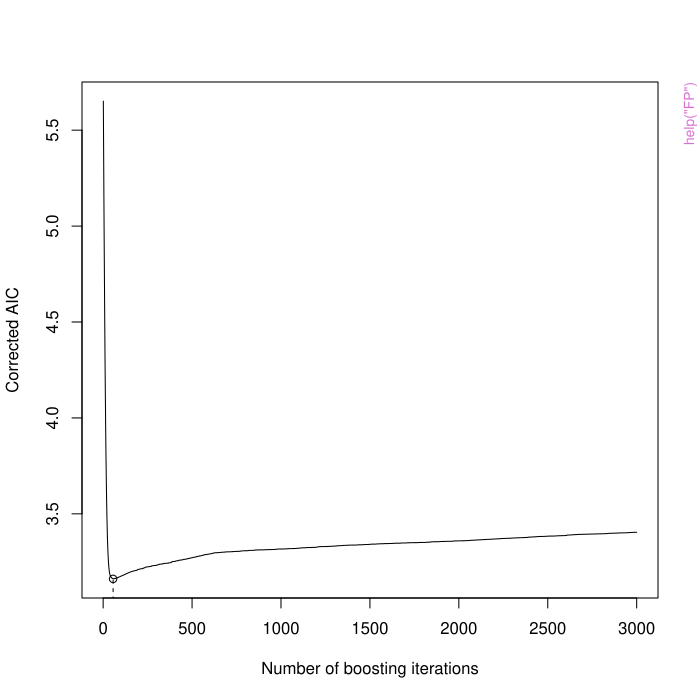

This figure's R source:
pkgname <- "mboost"
source(file.path(R.home("share"), "R", "examples-header.R"))
options(warn = 1)
library('mboost')

base::assign(".oldSearch", base::search(), pos = 'CheckExEnv')
base::assign(".old_wd", base::getwd(), pos = 'CheckExEnv')
cleanEx()
nameEx("FP")
### * FP

flush(stderr()); flush(stdout())

### Name: FP
### Title: Fractional Polynomials
### Aliases: FP
### Keywords: datagen

### ** Examples


    data("bodyfat", package = "TH.data")
    tbodyfat <- bodyfat

    ### map covariates into [1, 2]
    indep <- names(tbodyfat)[-2]
    tbodyfat[indep] <- lapply(bodyfat[indep], function(x) {
        x <- x - min(x)
        x / max(x) + 1
    })

    ### generate formula
    fpfm <- as.formula(paste("DEXfat ~ ",
        paste("FP(", indep, ", scaling = FALSE)", collapse = "+")))
    fpfm

    ### fit linear model
    bf_fp <- glmboost(fpfm, data = tbodyfat,
                      control = boost_control(mstop = 3000))

    ### when to stop
    mstop(aic <- AIC(bf_fp))
    plot(aic)

    ### coefficients
    cf <- coef(bf_fp[mstop(aic)])
    length(cf)
    cf[abs(cf) > 0]




cleanEx()
nameEx("Family")
### * Family

flush(stderr()); flush(stdout())

### Name: Family
### Title: Gradient Boosting Families
### Aliases: Family AdaExp Binomial GaussClass GaussReg Gaussian Huber
###   Laplace Poisson GammaReg CoxPH QuantReg ExpectReg NBinomial PropOdds
###   Weibull Loglog Lognormal AUC Gehan Hurdle Multinomial Cindex RCG
### Keywords: models

### ** Examples

### Define a new family
MyGaussian <- function(){
       Family(ngradient = function(y, f, w = 1) y - f,
       loss = function(y, f) (y - f)^2,
       name = "My Gauss Variant")
}
# Now use the new family
data(bodyfat, package = "TH.data")
mod <- mboost(DEXfat ~ ., data = bodyfat, family = MyGaussian())
# N.B. that the family needs to be called with empty brackets



### Multinomial logit model via a linear array model
## One needs to convert the data to a list
myiris <- as.list(iris)
## ... and define a dummy vector with one factor level less
## than the outcome, which is used as reference category.
myiris$class <- factor(levels(iris$Species)[-nlevels(iris$Species)])
## Now fit the linear array model
mlm <- mboost(Species ~ bols(Sepal.Length, df = 2) %O%
                        bols(class, df = 2, contrasts.arg = "contr.dummy"),
              data = myiris,
              family = Multinomial())
coef(mlm) ## one should use more boosting iterations.
head(round(pred <- predict(mlm, type = "response"), 2))

## Prediction with new data:
newdata <- as.list(iris[1,])
## One always needs to keep the dummy vector class as above!
newdata$class <- factor(levels(iris$Species)[-nlevels(iris$Species)])
pred2 <- predict(mlm, type = "response", newdata = newdata)
## check results
pred[1, ]
pred2









cleanEx()
nameEx("baselearners")
### * baselearners

flush(stderr()); flush(stdout())

### Name: baselearners
### Title: Base-learners for Gradient Boosting
### Aliases: baselearners baselearner base-learner bols bbs bspatial brad
###   bkernel brandom btree bmono bmrf buser bns bss %+% %X% %O%
### Keywords: models

### ** Examples


  set.seed(290875)

  n <- 100
  x1 <- rnorm(n)
  x2 <- rnorm(n) + 0.25 * x1
  x3 <- as.factor(sample(0:1, 100, replace = TRUE))
  x4 <- gl(4, 25)
  y <- 3 * sin(x1) + x2^2 + rnorm(n)
  weights <- drop(rmultinom(1, n, rep.int(1, n) / n))

  ### set up base-learners
  spline1 <- bbs(x1, knots = 20, df = 4)
  extract(spline1, "design")[1:10, 1:10]
  extract(spline1, "penalty")
  knots.x2 <- quantile(x2, c(0.25, 0.5, 0.75))
  spline2 <- bbs(x2, knots = knots.x2, df = 5)
  ols3 <- bols(x3)
  extract(ols3)
  ols4 <- bols(x4)

  ### compute base-models
  drop(ols3$dpp(weights)$fit(y)$model) ## same as:
  coef(lm(y ~ x3, weights = weights))

  drop(ols4$dpp(weights)$fit(y)$model) ## same as:
  coef(lm(y ~ x4, weights = weights))

  ### fit model, component-wise
  mod1 <- mboost_fit(list(spline1, spline2, ols3, ols4), y, weights)

  ### more convenient formula interface
  mod2 <- mboost(y ~ bbs(x1, knots = 20, df = 4) +
                     bbs(x2, knots = knots.x2, df = 5) +
                     bols(x3) + bols(x4), weights = weights)
  all.equal(coef(mod1), coef(mod2))


  ### grouped linear effects
  # center x1 and x2 first
  x1 <- scale(x1, center = TRUE, scale = FALSE)
  x2 <- scale(x2, center = TRUE, scale = FALSE)
  model <- gamboost(y ~ bols(x1, x2, intercept = FALSE) +
                        bols(x1, intercept = FALSE) +
                        bols(x2, intercept = FALSE),
                        control = boost_control(mstop = 50))
  coef(model, which = 1)   # one base-learner for x1 and x2
  coef(model, which = 2:3) # two separate base-learners for x1 and x2
                           # zero because they were (not yet) selected.

  ### example for bspatial
  x1 <- runif(250,-pi,pi)
  x2 <- runif(250,-pi,pi)

  y <- sin(x1) * sin(x2) + rnorm(250, sd = 0.4)

  spline3 <- bspatial(x1, x2, knots = 12)
  Xmat <- extract(spline3, "design")
  ## 12 inner knots + 4 boundary knots = 16 knots per direction
  ## THUS: 16 * 16 = 256 columns
  dim(Xmat)
  extract(spline3, "penalty")[1:10, 1:10]

  ## specify number of knots separately
  form1 <- y ~ bspatial(x1, x2, knots = list(x1 = 12, x2 = 14))

  ## decompose spatial effect into parametric part and
  ## deviation with one df
  form2 <- y ~ bols(x1) + bols(x2) + bols(x1, by = x2, intercept = FALSE) +
               bspatial(x1, x2, knots = 12, center = TRUE, df = 1)


  ## specify radial basis function base-learner for spatial effect
  ## and use data-adaptive effective range (theta = NULL, see 'args')
  form3 <- y ~ brad(x1, x2)
  ## Now use different settings, e.g. 50 knots and theta fixed to 0.4
  ## (not really a good setting)
  form4 <- y ~ brad(x1, x2, knots = 50, args = list(theta = 0.4))


  ### random intercept
  id <- factor(rep(1:10, each = 5))
  raneff <- brandom(id)
  extract(raneff, "design")
  extract(raneff, "penalty")

  ## random intercept with non-observed category
  set.seed(1907)
  y <- rnorm(50, mean = rep(rnorm(10), each = 5), sd = 0.1)
  plot(y ~ id)
  # category 10 not observed
  obs <- c(rep(1, 45), rep(0, 5))
  model <- gamboost(y ~ brandom(id), weights = obs)
  coef(model)
  fitted(model)[46:50] # just the grand mean as usual for
                       # random effects models


  ### random slope
  z <- runif(50)
  raneff <- brandom(id, by = z)
  extract(raneff, "design")
  extract(raneff, "penalty")

  ### specify simple interaction model (with main effect)
  n <- 210
  x <- rnorm(n)
  X <- model.matrix(~ x)
  z <- gl(3, n/3)
  Z <- model.matrix(~z)
  beta <- list(c(0,1), c(-3,4), c(2, -4))
  y <- rnorm(length(x), mean = (X * Z[,1]) %*% beta[[1]] +
                               (X * Z[,2]) %*% beta[[2]] +
                               (X * Z[,3]) %*% beta[[3]])
  plot(y ~ x, col = z)
  ## specify main effect and interaction
  mod_glm <- gamboost(y ~ bols(x) + bols(x, by = z),
                  control = boost_control(mstop = 100))
  nd <- data.frame(x, z)
  nd <- nd[order(x),]
  nd$pred_glm <- predict(mod_glm, newdata = nd)
  for (i in seq(along = levels(z)))
      with(nd[nd$z == i,], lines(x, pred_glm, col = z))
  mod_gam <- gamboost(y ~ bbs(x) + bbs(x, by = z, df = 8),
                      control = boost_control(mstop = 100))
  nd$pred_gam <- predict(mod_gam, newdata = nd)
  for (i in seq(along = levels(z)))
      with(nd[nd$z == i,], lines(x, pred_gam, col = z, lty = "dashed"))
  ### convenience function for plotting
  par(mfrow = c(1,3))
  plot(mod_gam)


  ### remove intercept from base-learner
  ### and add explicit intercept to the model
  tmpdata <- data.frame(x = 1:100, y = rnorm(1:100), int = rep(1, 100))
  mod <- gamboost(y ~ bols(int, intercept = FALSE) +
                      bols(x, intercept = FALSE),
                  data = tmpdata,
                  control = boost_control(mstop = 1000))
  cf <- unlist(coef(mod))
  ## add offset
  cf[1] <- cf[1] + mod$offset
  signif(cf, 3)
  signif(coef(lm(y ~ x, data = tmpdata)), 3)

  ### much quicker and better with (mean-) centering
  tmpdata$x_center <- tmpdata$x - mean(tmpdata$x)
  mod_center <- gamboost(y ~ bols(int, intercept = FALSE) +
                             bols(x_center, intercept = FALSE),
                         data = tmpdata,
                         control = boost_control(mstop = 100))
  cf_center <- unlist(coef(mod_center, which=1:2))
  ## due to the shift in x direction we need to subtract
  ## beta_1 * mean(x) to get the correct intercept
  cf_center[1] <- cf_center[1] + mod_center$offset -
                  cf_center[2] * mean(tmpdata$x)
  signif(cf_center, 3)
  signif(coef(lm(y ~ x, data = tmpdata)), 3)


  ### cyclic P-splines
  set.seed(781)
  x <- runif(200, 0,(2*pi))
  y <- rnorm(200, mean=sin(x), sd=0.2)
  newX <- seq(0,2*pi, length=100)
  ### model without cyclic constraints
  mod <- gamboost(y ~ bbs(x, knots = 20))
  ### model with cyclic constraints
  mod_cyclic <- gamboost(y ~ bbs(x, cyclic=TRUE, knots = 20,
                                 boundary.knots=c(0, 2*pi)))
  par(mfrow = c(1,2))
  plot(x,y, main="bbs (non-cyclic)", cex=0.5)
  lines(newX, sin(newX), lty="dotted")
  lines(newX + 2 * pi, sin(newX), lty="dashed")
  lines(newX, predict(mod, data.frame(x = newX)),
        col="red", lwd = 1.5)
  lines(newX + 2 * pi, predict(mod, data.frame(x = newX)),
        col="blue", lwd=1.5)
  plot(x,y, main="bbs (cyclic)", cex=0.5)
  lines(newX, sin(newX), lty="dotted")
  lines(newX + 2 * pi, sin(newX), lty="dashed")
  lines(newX, predict(mod_cyclic, data.frame(x = newX)),
        col="red", lwd = 1.5)
  lines(newX + 2 * pi, predict(mod_cyclic, data.frame(x = newX)),
        col="blue", lwd = 1.5)

  ### use buser() to mimic p-spline base-learner:
  set.seed(1907)
  x <- rnorm(100)
  y <- rnorm(100, mean = x^2, sd = 0.1)
  mod1 <- gamboost(y ~ bbs(x))
  ## now extract design and penalty matrix
  X <- extract(bbs(x), "design")
  K <- extract(bbs(x), "penalty")
  ## use X and K in buser()
  mod2 <- gamboost(y ~ buser(X, K))
  max(abs(predict(mod1) - predict(mod2)))  # same results

  ### use buser() to mimic penalized ordinal base-learner:
  z <- as.ordered(sample(1:3, 100, replace=TRUE))
  y <- rnorm(100, mean = as.numeric(z), sd = 0.1)
  X <- extract(bols(z))
  K <- extract(bols(z), "penalty")
  index <- extract(bols(z), "index")
  mod1 <- gamboost(y ~  buser(X, K, df = 1, index = index))
  mod2 <- gamboost(y ~  bols(z, df = 1))
  max(abs(predict(mod1) - predict(mod2)))  # same results

  ### kronecker product for matrix-valued responses
  data("volcano", package = "datasets")
  layout(matrix(1:2, ncol = 2))

  ## estimate mean of image treating image as matrix
  image(volcano, main = "data")
  x1 <- 1:nrow(volcano)
  x2 <- 1:ncol(volcano)

  vol <- as.vector(volcano)
  mod <- mboost(vol ~ bbs(x1, df = 3, knots = 10)%O%
                      bbs(x2, df = 3, knots = 10),
                      control = boost_control(nu = 0.25))
  mod[250]

  volf <- matrix(fitted(mod), nrow = nrow(volcano))
  image(volf, main = "fitted")


  ### setting contrasts via contrasts.arg
  x <- as.factor(sample(1:4, 100, replace = TRUE))

  ## compute base-learners with different reference categories
  BL1 <- bols(x, contrasts.arg = contr.treatment(4, base = 1)) # default
  BL2 <- bols(x, contrasts.arg = contr.treatment(4, base = 2))
  ## compute 'sum to zero contrasts' using character string
  BL3 <- bols(x, contrasts.arg = "contr.sum")

  ## extract model matrices to check if it works
  extract(BL1)
  extract(BL2)
  extract(BL3)

  ### setting contrasts using named lists in contrasts.arg
  x2 <- as.factor(sample(1:4, 100, replace = TRUE))

  BL4 <- bols(x, x2,
              contrasts.arg = list(x = contr.treatment(4, base = 2),
                                   x2 = "contr.helmert"))
  extract(BL4)

  ### using special contrast: "contr.dummy":
  BL5 <- bols(x, contrasts.arg = "contr.dummy")
  extract(BL5)



graphics::par(get("par.postscript", pos = 'CheckExEnv'))
cleanEx()
nameEx("blackboost")
### * blackboost

flush(stderr()); flush(stdout())

### Name: blackboost
### Title: Gradient Boosting with Regression Trees
### Aliases: blackboost
### Keywords: models regression

### ** Examples


### a simple two-dimensional example: cars data
cars.gb <- blackboost(dist ~ speed, data = cars,
                      control = boost_control(mstop = 50))
cars.gb

### plot fit
plot(dist ~ speed, data = cars)
lines(cars$speed, predict(cars.gb), col = "red")





cleanEx()
nameEx("boost_family-class")
### * boost_family-class

flush(stderr()); flush(stdout())

### Name: boost_family-class
### Title: Class "boost\_family": Gradient Boosting Family
### Aliases: boost_family-class show,boost_family-method
### Keywords: classes

### ** Examples


    Laplace()




cleanEx()
nameEx("confint")
### * confint

flush(stderr()); flush(stdout())

### Name: confint.mboost
### Title: Pointwise Bootstrap Confidence Intervals
### Aliases: confint.mboost confint.glmboost plot.mboost.ci lines.mboost.ci
###   print.glmboost.ci
### Keywords: methods

### ** Examples




cleanEx()
nameEx("cvrisk")
### * cvrisk

flush(stderr()); flush(stdout())

### Name: cvrisk
### Title: Cross-Validation
### Aliases: cvrisk cvrisk.mboost print.cvrisk plot.cvrisk cv
### Keywords: models regression

### ** Examples


  data("bodyfat", package = "TH.data")

  ### fit linear model to data
  model <- glmboost(DEXfat ~ ., data = bodyfat, center = TRUE)

  ### AIC-based selection of number of boosting iterations
  maic <- AIC(model)
  maic

  ### inspect coefficient path and AIC-based stopping criterion
  par(mai = par("mai") * c(1, 1, 1, 1.8))
  plot(model)
  abline(v = mstop(maic), col = "lightgray")

  ### 10-fold cross-validation
  cv10f <- cv(model.weights(model), type = "kfold")
  cvm <- cvrisk(model, folds = cv10f, papply = lapply)
  print(cvm)
  mstop(cvm)
  plot(cvm)

  ### 25 bootstrap iterations (manually)
  set.seed(290875)
  n <- nrow(bodyfat)
  bs25 <- rmultinom(25, n, rep(1, n)/n)
  cvm <- cvrisk(model, folds = bs25, papply = lapply)
  print(cvm)
  mstop(cvm)
  plot(cvm)

  ### same by default
  set.seed(290875)
  cvrisk(model, papply = lapply)

  ### 25 bootstrap iterations (using cv)
  set.seed(290875)
  bs25_2 <- cv(model.weights(model), type="bootstrap")
  all(bs25 == bs25_2)



### cvrisk in parallel modes:

## Not run: 
##D ## at least not automatically
##D 
##D ## parallel::mclapply() which is used here for parallelization only runs 
##D ## on unix systems (here we use 2 cores)
##D 
##D     cvrisk(model, mc.cores = 2)
##D 
##D ## infrastructure needs to be set up in advance
##D 
##D     cl <- makeCluster(25) # e.g. to run cvrisk on 25 nodes via PVM
##D     myApply <- function(X, FUN, ...) {
##D       myFun <- function(...) {
##D           library("mboost") # load mboost on nodes
##D           FUN(...)
##D       }
##D       ## further set up steps as required
##D       parLapply(cl = cl, X, myFun, ...)
##D     }
##D     cvrisk(model, papply = myApply)
##D     stopCluster(cl)
## End(Not run)




graphics::par(get("par.postscript", pos = 'CheckExEnv'))
cleanEx()
nameEx("gamboost")
### * gamboost

flush(stderr()); flush(stdout())

### Name: mboost
### Title: Gradient Boosting for Additive Models
### Aliases: mboost gamboost
### Keywords: models nonlinear

### ** Examples


    ### a simple two-dimensional example: cars data
    cars.gb <- gamboost(dist ~ speed, data = cars, dfbase = 4,
                        control = boost_control(mstop = 50))
    cars.gb
    AIC(cars.gb, method = "corrected")

    ### plot fit for mstop = 1, ..., 50
    plot(dist ~ speed, data = cars)
    tmp <- sapply(1:mstop(AIC(cars.gb)), function(i)
        lines(cars$speed, predict(cars.gb[i]), col = "red"))
    lines(cars$speed, predict(smooth.spline(cars$speed, cars$dist),
                              cars$speed)$y, col = "green")

    ### artificial example: sinus transformation
    x <- sort(runif(100)) * 10
    y <- sin(x) + rnorm(length(x), sd = 0.25)
    plot(x, y)
    ### linear model
    lines(x, fitted(lm(y ~ sin(x) - 1)), col = "red")
    ### GAM
    lines(x, fitted(gamboost(y ~ x,
                    control = boost_control(mstop = 500))),
          col = "green")




cleanEx()
nameEx("glmboost")
### * glmboost

flush(stderr()); flush(stdout())

### Name: glmboost
### Title: Gradient Boosting with Component-wise Linear Models
### Aliases: glmboost glmboost.formula glmboost.matrix glmboost.default
### Keywords: models regression

### ** Examples


    ### a simple two-dimensional example: cars data
    cars.gb <- glmboost(dist ~ speed, data = cars,
                        control = boost_control(mstop = 2000),
                        center = FALSE)
    cars.gb

    ### coefficients should coincide
    cf <- coef(cars.gb, off2int = TRUE)     ## add offset to intercept
    coef(cars.gb) + c(cars.gb$offset, 0)    ## add offset to intercept (by hand)
    signif(cf, 3)
    signif(coef(lm(dist ~ speed, data = cars)), 3)
    ## almost converged. With higher mstop the results get even better

    ### now we center the design matrix for
    ### much quicker "convergence"
    cars.gb_centered <- glmboost(dist ~ speed, data = cars,
                                 control = boost_control(mstop = 2000),
                                 center = TRUE)

    ## plot coefficient paths of glmboost
    par(mfrow=c(1,2), mai = par("mai") * c(1, 1, 1, 2.5))
    plot(cars.gb, main = "without centering")
    plot(cars.gb_centered, main = "with centering")

    ### alternative loss function: absolute loss
    cars.gbl <- glmboost(dist ~ speed, data = cars,
                         control = boost_control(mstop = 1000),
                         family = Laplace())
    cars.gbl
    coef(cars.gbl, off2int = TRUE)

    ### plot fit
    par(mfrow = c(1,1))
    plot(dist ~ speed, data = cars)
    lines(cars$speed, predict(cars.gb), col = "red")     ## quadratic loss
    lines(cars$speed, predict(cars.gbl), col = "green")  ## absolute loss

    ### Huber loss with adaptive choice of delta
    cars.gbh <- glmboost(dist ~ speed, data = cars,
                         control = boost_control(mstop = 1000),
                         family = Huber())

    lines(cars$speed, predict(cars.gbh), col = "blue")   ## Huber loss
    legend("topleft", col = c("red", "green", "blue"), lty = 1,
           legend = c("Gaussian", "Laplace", "Huber"), bty = "n")

    ### sparse high-dimensional example that makes use of the matrix
    ### interface of glmboost and uses the matrix representation from
    ### package Matrix
    library("Matrix")
    n <- 100
    p <- 10000
    ptrue <- 10
    X <- Matrix(0, nrow = n, ncol = p)
    X[sample(1:(n * p), floor(n * p / 20))] <- runif(floor(n * p / 20))
    beta <- numeric(p)
    beta[sample(1:p, ptrue)] <- 10
    y <- drop(X %*% beta + rnorm(n, sd = 0.1))
    mod <- glmboost(y = y, x = X, center = TRUE) ### mstop needs tuning
    coef(mod, which = which(beta > 0))




graphics::par(get("par.postscript", pos = 'CheckExEnv'))
cleanEx()
nameEx("mboost_fit")
### * mboost_fit

flush(stderr()); flush(stdout())

### Name: mboost_fit
### Title: Model-based Gradient Boosting
### Aliases: mboost_fit
### Keywords: models nonlinear

### ** Examples

  data("bodyfat", package = "TH.data")

  ### formula interface: additive Gaussian model with
  ### a non-linear step-function in `age', a linear function in `waistcirc'
  ### and a smooth non-linear smooth function in `hipcirc'
  mod <- mboost(DEXfat ~ btree(age) + bols(waistcirc) + bbs(hipcirc),
                data = bodyfat)
  layout(matrix(1:6, nc = 3, byrow = TRUE))
  plot(mod, main = "formula")

  ### the same
  with(bodyfat,
       mod <- mboost_fit(list(btree(age), bols(waistcirc), bbs(hipcirc)),
                         response = DEXfat))
  plot(mod, main = "base-learner")



cleanEx()
nameEx("mboost_package")
### * mboost_package

flush(stderr()); flush(stdout())

### Name: mboost-package
### Title: mboost: Model-Based Boosting
### Aliases: mboost-package mboost_package package_mboost package-mboost
### Keywords: package smooth nonparametric models

### ** Examples




cleanEx()
nameEx("methods")
### * methods

flush(stderr()); flush(stdout())

### Name: methods
### Title: Methods for Gradient Boosting Objects
### Aliases: mboost_methods print.glmboost print.mboost summary.mboost
###   coef.mboost coef.glmboost [.mboost AIC.mboost mstop mstop.gbAIC
###   mstop.mboost mstop.cvrisk mstop<- predict.mboost predict.gamboost
###   predict.blackboost predict.glmboost fitted.mboost residuals.mboost
###   resid.mboost variable.names.glmboost variable.names.mboost risk
###   risk.mboost extract extract.mboost extract.gamboost extract.glmboost
###   extract.blackboost extract.blg extract.bl_lin extract.bl_tree
###   logLik.mboost hatvalues.gamboost hatvalues.glmboost selected
###   selected.mboost nuisance nuisance.mboost downstream.test
### Keywords: methods

### ** Examples


  ### a simple two-dimensional example: cars data
  cars.gb <- glmboost(dist ~ speed, data = cars,
                      control = boost_control(mstop = 2000),
                      center = FALSE)
  cars.gb

  ### initial number of boosting iterations
  mstop(cars.gb)

  ### AIC criterion
  aic <- AIC(cars.gb, method = "corrected")
  aic

  ### extract coefficients for glmboost
  coef(cars.gb)
  coef(cars.gb, off2int = TRUE)        # offset added to intercept
  coef(lm(dist ~ speed, data = cars))  # directly comparable

  cars.gb_centered <- glmboost(dist ~ speed, data = cars,
                               center = TRUE)
  selected(cars.gb_centered)           # intercept never selected
  coef(cars.gb_centered)               # intercept implicitly estimated
                                       # and thus returned
  ## intercept is internally corrected for mean-centering
  - mean(cars$speed) * coef(cars.gb_centered, which="speed") # = intercept
  # not asked for intercept thus not returned
  coef(cars.gb_centered, which="speed")
  # explicitly asked for intercept
  coef(cars.gb_centered, which=c("Intercept", "speed"))

  ### enhance or restrict model
  cars.gb <- gamboost(dist ~ speed, data = cars,
                      control = boost_control(mstop = 100, trace = TRUE))
  cars.gb[10]
  cars.gb[100, return = FALSE] # no refitting required
  cars.gb[150, return = FALSE] # only iterations 101 to 150
                               # are newly fitted

  ### coefficients for optimal number of boosting iterations
  coef(cars.gb[mstop(aic)])
  plot(cars$dist, predict(cars.gb[mstop(aic)]),
       ylim = range(cars$dist))
  abline(a = 0, b = 1)

  ### example for extraction of coefficients
  set.seed(1907)
  n <- 100
  x1 <- rnorm(n)
  x2 <- rnorm(n)
  x3 <- rnorm(n)
  x4 <- rnorm(n)
  int <- rep(1, n)
  y <- 3 * x1^2 - 0.5 * x2 + rnorm(n, sd = 0.1)
  data <- data.frame(y = y, int = int, x1 = x1, x2 = x2, x3 = x3, x4 = x4)

  model <- gamboost(y ~ bols(int, intercept = FALSE) +
                        bbs(x1, center = TRUE, df = 1) +
                        bols(x1, intercept = FALSE) +
                        bols(x2, intercept = FALSE) +
                        bols(x3, intercept = FALSE) +
                        bols(x4, intercept = FALSE),
                    data = data, control = boost_control(mstop = 500))

  coef(model) # standard output (only selected base-learners)
  coef(model,
       which = 1:length(variable.names(model))) # all base-learners
  coef(model, which = "x1") # shows all base-learners for x1

  cf1 <- coef(model, which = c(1,3,4), aggregate = "cumsum")
  tmp <- sapply(cf1, function(x) x)
  matplot(tmp, type = "l", main = "Coefficient Paths")

  cf1_all <- coef(model, aggregate = "cumsum")
  cf1_all <- lapply(cf1_all, function(x) x[, ncol(x)]) # last element
  ## same as coef(model)

  cf2 <- coef(model, aggregate = "none")
  cf2 <- lapply(cf2, rowSums) # same as coef(model)

  ### example continued for extraction of predictions

  yhat <- predict(model) # standard prediction; here same as fitted(model)
  p1 <- predict(model, which = "x1") # marginal effects of x1
  orderX <- order(data$x1)
  ## rowSums needed as p1 is a matrix
  plot(data$x1[orderX], rowSums(p1)[orderX], type = "b")

  ## better: predictions on a equidistant grid
  new_data <- data.frame(x1 = seq(min(data$x1), max(data$x1), length = 100))
  p2 <- predict(model, newdata = new_data, which = "x1")
  lines(new_data$x1, rowSums(p2), col = "red")

  ### extraction of model characteristics
  extract(model, which = "x1")  # design matrices for x1
  extract(model, what = "penalty", which = "x1") # penalty matrices for x1
  extract(model, what = "lambda", which = "x1") # df and corresponding lambda for x1
       ## note that bols(x1, intercept = FALSE) is unpenalized

  extract(model, what = "bnames")  ## name of complete base-learner
  extract(model, what = "variable.names") ## only variable names
  variable.names(model)            ## the same

  ### extract from base-learners
  extract(bbs(x1), what = "design")
  extract(bbs(x1), what = "penalty")
  ## weights and lambda can only be extracted after using dpp
  weights <- rep(1, length(x1))
  extract(bbs(x1)$dpp(weights), what = "lambda")



cleanEx()
nameEx("plot")
### * plot

flush(stderr()); flush(stdout())

### Name: plot
### Title: Plot effect estimates of boosting models
### Aliases: plot plot.glmboost plot.mboost lines.mboost
### Keywords: methods

### ** Examples


### a simple example: cars data with one random variable
set.seed(1234)
cars$z <- rnorm(50)

########################################
## Plot linear models
########################################

## fit a linear model
cars.lm <- glmboost(dist ~ speed + z, data = cars)

## plot coefficient paths of glmboost
par(mfrow = c(3, 1), mar = c(4, 4, 4, 8))
plot(cars.lm,
     main = "Coefficient paths (offset not included)")
plot(cars.lm, off2int = TRUE,
     main = "Coefficient paths (offset included in intercept)")

## plot coefficient paths only for the first 15 steps,
## i.e., bevore z is selected
mstop(cars.lm) <- 15
plot(cars.lm, off2int = TRUE, main = "z is not yet selected")


########################################
## Plot additive models; basics
########################################

## fit an additive model
cars.gam <- gamboost(dist ~ speed + z, data = cars)

## plot effects
par(mfrow = c(1, 2), mar = c(4, 4, 0.1, 0.1))
plot(cars.gam)

## use same y-lims
plot(cars.gam, ylim = c(-50, 50))

## plot only the effect of speed
plot(cars.gam, which = "speed")
## as partial matching is used we could also use
plot(cars.gam, which = "sp")


########################################
## More complex plots
########################################

## Let us use more boosting iterations and compare the effects.

## We change the plot type and plot both effects in one figure:
par(mfrow = c(1, 1), mar = c(4, 4, 4, 0.1))
mstop(cars.gam) <- 100
plot(cars.gam, which = 1, col = "red", type = "l", rug = FALSE,
     main = "Compare effect for various models")

## Now the same model with 1000 iterations
mstop(cars.gam) <- 1000
lines(cars.gam, which = 1, col = "grey", lty = "dotted")

## There are some gaps in the data. Use newdata to get a smoother curve:
newdata <- data.frame(speed = seq(min(cars$speed), max(cars$speed),
                                  length = 200))
lines(cars.gam, which = 1, col = "grey", lty = "dashed",
      newdata = newdata)

## The model with 1000 steps seems to overfit the data.
## Usually one should use e.g. cross-validation to tune the model.

## Finally we refit the model using linear effects as comparison
cars.glm <- gamboost(dist ~ speed + z, baselearner = bols, data = cars)
lines(cars.glm, which = 1, col = "black")
## We see that all effects are more or less linear.

## Add a legend
legend("topleft", title = "Model",
       legend = c("... with mstop = 100", "... with mstop = 1000",
         "... with linear effects"),
       lty = c("solid", "dashed", "solid"),
       col = c("red", "grey", "black"))




graphics::par(get("par.postscript", pos = 'CheckExEnv'))
cleanEx()
nameEx("stabsel")
### * stabsel

flush(stderr()); flush(stdout())

### Name: stabsel
### Title: Stability Selection
### Aliases: stabsel stabsel.mboost stabsel_parameters.mboost
### Keywords: nonparametric

### ** Examples

  ## make data set available
  data("bodyfat", package = "TH.data")
  ## set seed
  set.seed(1234)

  ### low-dimensional example
  mod <- glmboost(DEXfat ~ ., data = bodyfat)

  ## compute cutoff ahead of running stabsel to see if it is a sensible
  ## parameter choice.
  ##   p = ncol(bodyfat) - 1 (= Outcome) + 1 ( = Intercept)
  stabsel_parameters(q = 3, PFER = 1, p = ncol(bodyfat) - 1 + 1,
                     sampling.type = "MB")
  ## the same:
  stabsel(mod, q = 3, PFER = 1, sampling.type = "MB", eval = FALSE)




cleanEx()
nameEx("survFit")
### * survFit

flush(stderr()); flush(stdout())

### Name: survFit
### Title: Survival Curves for a Cox Proportional Hazards Model
### Aliases: survFit survFit.mboost plot.survFit

### ** Examples


library("survival")
data("ovarian", package = "survival")

fm <- Surv(futime,fustat) ~ age + resid.ds + rx + ecog.ps
fit <- glmboost(fm, data = ovarian, family = CoxPH(),
    control=boost_control(mstop = 500))

S1 <- survFit(fit)
S1
newdata <- ovarian[c(1,3,12),]
S2 <- survFit(fit, newdata = newdata)
S2

plot(S1)



cleanEx()
nameEx("varimp")
### * varimp

flush(stderr()); flush(stdout())

### Name: varimp
### Title: Variable Importance
### Aliases: varimp varimp.mboost plot.varimp as.data.frame.varimp

### ** Examples


data(iris)
### glmboost with multiple variables and intercept
iris$setosa <- factor(iris$Species == "setosa")
iris_glm <- glmboost(setosa ~ 1 + Sepal.Width + Sepal.Length + Petal.Width +
                         Petal.Length,
                     data = iris, control = boost_control(mstop = 50), 
                     family = Binomial(link = c("logit")))
varimp(iris_glm)
### importance plot with four bars only
plot(varimp(iris_glm), nbars = 4)

### gamboost with multiple variables
iris_gam <- gamboost(Sepal.Width ~ 
                         bols(Sepal.Length, by = setosa) +
                         bbs(Sepal.Length, by = setosa, center = TRUE) + 
                         bols(Petal.Width) +
                         bbs(Petal.Width, center = TRUE) + 
                         bols(Petal.Length) +
                         bbs(Petal.Length, center = TRUE),
                     data = iris)
varimp(iris_gam)
### stacked importance plot with base-learners in rev. alphabetical order
plot(varimp(iris_gam), blorder = "rev_alphabetical")

### similar ggplot
## Not run: 
##D  
##D library(ggplot2)
##D ggplot(data.frame(varimp(iris_gam)), aes(variable, reduction, fill = blearner)) + 
##D     geom_bar(stat = "identity") + coord_flip() 
## End(Not run)



### * <FOOTER>
###
cleanEx()
options(digits = 7L)
base::cat("Time elapsed: ", proc.time() - base::get("ptime", pos = 'CheckExEnv'),"\n")
grDevices::dev.off()
###
### Local variables: ***
### mode: outline-minor ***
### outline-regexp: "\\(> \\)?### [*]+" ***
### End: ***
quit('no')
